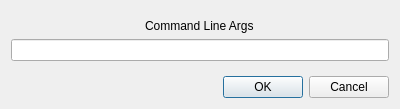
<?xml version="1.0" encoding="UTF-8"?>
<ui version="4.0">
 <class>cmd_line_args_edit</class>
 <widget class="QDialog" name="cmd_line_args_edit">
  <property name="geometry">
   <rect>
    <x>0</x>
    <y>0</y>
    <width>400</width>
    <height>109</height>
   </rect>
  </property>
  <property name="windowTitle">
   <string>Command Line Args Edit</string>
  </property>
  <layout class="QVBoxLayout" name="verticalLayout">
   <item>
    <spacer name="verticalSpacer">
     <property name="orientation">
      <enum>Qt::Vertical</enum>
     </property>
     <property name="sizeHint" stdset="0">
      <size>
       <width>20</width>
       <height>40</height>
      </size>
     </property>
    </spacer>
   </item>
   <item alignment="Qt::AlignHCenter">
    <widget class="QLabel" name="label">
     <property name="text">
      <string>Command Line Args</string>
     </property>
    </widget>
   </item>
   <item>
    <widget class="QLineEdit" name="lineEdit"/>
   </item>
   <item>
    <spacer name="verticalSpacer_2">
     <property name="orientation">
      <enum>Qt::Vertical</enum>
     </property>
     <property name="sizeHint" stdset="0">
      <size>
       <width>20</width>
       <height>40</height>
      </size>
     </property>
    </spacer>
   </item>
   <item>
    <widget class="QDialogButtonBox" name="buttonBox">
     <property name="orientation">
      <enum>Qt::Horizontal</enum>
     </property>
     <property name="standardButtons">
      <set>QDialogButtonBox::Cancel|QDialogButtonBox::Ok</set>
     </property>
    </widget>
   </item>
  </layout>
 </widget>
 <resources/>
 <connections>
  <connection>
   <sender>buttonBox</sender>
   <signal>rejected()</signal>
   <receiver>cmd_line_args_edit</receiver>
   <slot>reject()</slot>
   <hints>
    <hint type="sourcelabel">
     <x>295</x>
     <y>95</y>
    </hint>
    <hint type="destinationlabel">
     <x>286</x>
     <y>108</y>
    </hint>
   </hints>
  </connection>
  <connection>
   <sender>buttonBox</sender>
   <signal>accepted()</signal>
   <receiver>cmd_line_args_edit</receiver>
   <slot>accept()</slot>
   <hints>
    <hint type="sourcelabel">
     <x>336</x>
     <y>88</y>
    </hint>
    <hint type="destinationlabel">
     <x>359</x>
     <y>2</y>
    </hint>
   </hints>
  </connection>
 </connections>
 <slots>
  <slot>acceptButtonPressed()</slot>
 </slots>
</ui>
